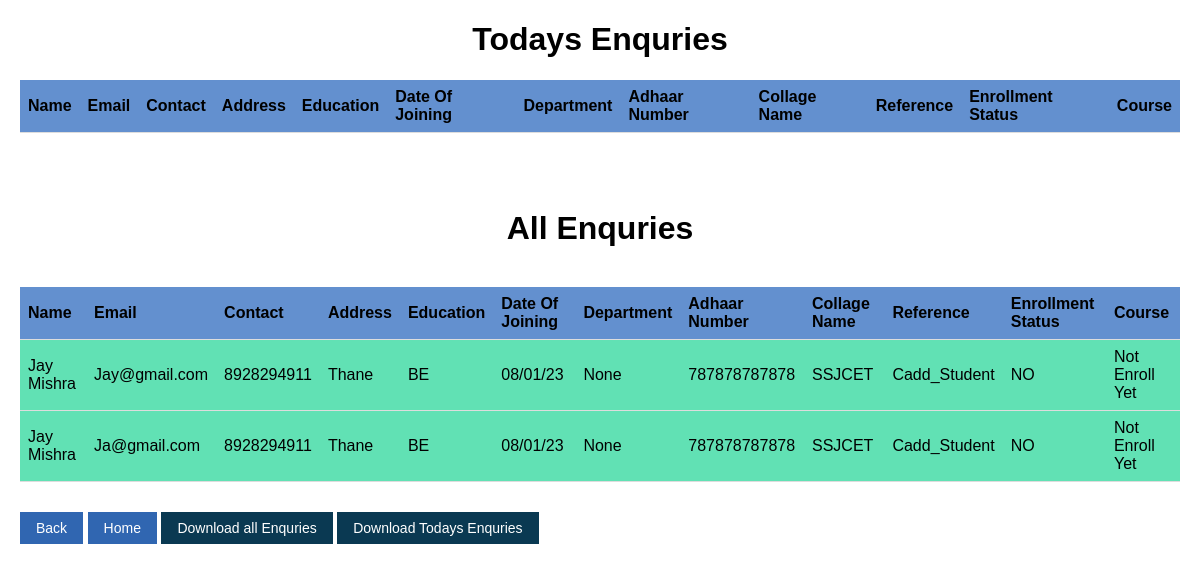
The app's page /admsn_mang with its own data.
### host/models.py (models this page shows, shortened)
class Enquiry(models.Model):
    name = models.CharField(max_length=55)
    email = models.EmailField(max_length=55)
    password = models.CharField(max_length=55,null=True)
    address = models.CharField(max_length=55)
    contact = models.CharField(max_length=55)
    education = models.CharField(max_length=55)
    date = models.CharField(max_length=55)
    Department = models.CharField(max_length=55,null=True)
    adhaarno = models.CharField(max_length=55,null=True)
    clgname = models.CharField(max_length=55,null=True)
    reference = models.CharField(max_length=55,null=True)
    enrl_status = models.CharField(max_length=55,default="NO")
    course = models.CharField(max_length=55,default="Not Enroll Yet")
    class Meta:
        db_table = 'enquiry'

### host/views.py (the view)
# urls.py: path('admsn_mang',views.admsn_mang,name='admsn_mang'),
def admsn_mang(request):
    x= datetime.datetime.now()
    x = x.strftime("%x")
    enqries = Enquiry.objects.all().filter(date=x)
    allenqries = Enquiry.objects.all()
    return render(request,'enquries.html',{"enqries":enqries,"allenqries":allenqries})

### templates/enquries.html (shortened to what this page needs)
<!DOCTYPE html>
<html>
<head>
</head>
<body>
  <center><h1>Todays Enquries</h1></center>
  <table>
    <tr>
      <th>Name</th>
      <th>Email</th>
      <th>Contact</th>
      <th>Address</th>
      <th>Education</th>
      <th>Date Of Joining</th>
      <th>Department</th>
      <th>Adhaar Number</th>
      <th>Collage Name</th>
      <th>Reference</th>
      <th>Enrollment Status</th>
      <th>Course</th>
    </tr>
    </table>
<br><br>
<h1>All Enquries</h1><br>
  <table>
    <tr>
      <th>Name</th>
      <th>Email</th>
      <th>Contact</th>
      <th>Address</th>
      <th>Education</th>
      <th>Date Of Joining</th>
      <th>Department</th>
      <th>Adhaar Number</th>
      <th>Collage Name</th>
      <th>Reference</th>
      <th>Enrollment Status</th>
      <th>Course</th>
    </tr>
    {% for enqry in allenqries %}
    <tr>
      <td>{{enqry.name}}</td>
      <td>{{enqry.email}}</td>
      <td>{{enqry.contact}}</td>
      <td>{{enqry.address}}</td>
      <td>{{enqry.education}}</td>
      <td>{{enqry.date}}</td>
      <td>{{enqry.Department}}</td>
      <td>{{enqry.adhaarno}}</td>
      <td>{{enqry.clgname}}</td>
      <td>{{enqry.reference}}</td>
      <td>{{enqry.enrl_status}}</td>
      <td>{{enqry.course}}</td>
    </tr>
    {% endfor %}
  </table>
  <form action="/back">
    <input type="submit" value="Back">
    <input type="submit" value="Home" formaction="/">
    <a href="/down_all_enq">Download all Enquries</a>
    <a href="/down_tod_enq">Download Todays Enquries</a>
  </form>
</body>
</html>

### templates/enquries.html (style rules this page uses)
body { font-family: Arial, sans-serif; margin: 20px; }
h1 { text-align: center; }
table { width: 100%; border-collapse: collapse; margin-bottom: 20px; }
th, td { padding: 8px; text-align: left; border-bottom: 1px solid #ddd; }
th { background-color: #f2f2f2; font-weight: bold; }
a,input[type="submit"] { background-color: #3066b1; border: none; color: white; padding: 8px 16px; text-align: center; text-decoration: none; display: inline-block; font-size: 14px; margin-top: 10px; cursor: pointer; }
a,input[type="submit"]:hover { background-color: #0a3952; }
th { background-color: #6390cf; }
td { background-color: rgb(97, 225, 180); }

### records on screen
Enquiry: name "Jay Mishra", email "Jay@gmail.com", contact "8928294911", address "Thane", education "BE", date "08/01/23", Department "None", adhaarno "787878787878", clgname "SSJCET", reference "Cadd_Student", enrl_status "NO", course "Not Enroll Yet"
Enquiry: name "Jay Mishra", email "Ja@gmail.com", contact "8928294911", address "Thane", education "BE", date "08/01/23", Department "None", adhaarno "787878787878", clgname "SSJCET", reference "Cadd_Student", enrl_status "NO", course "Not Enroll Yet"
